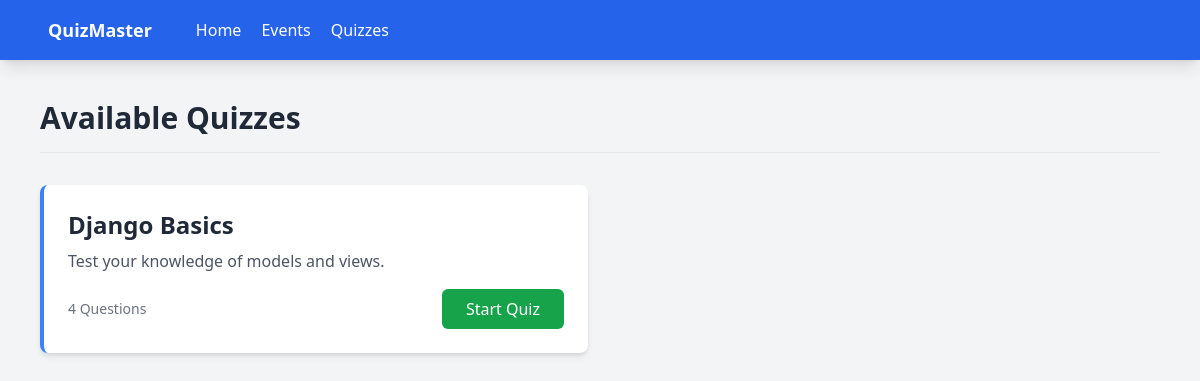
Screenshot of /quizzes/ with the database file from the repository.
### core/models.py (models this page shows, shortened)
class Quiz(models.Model):
    title = models.CharField(max_length=200)
    description = models.TextField()
    created_at = models.DateTimeField(auto_now_add=True)
    updated_at = models.DateTimeField(auto_now=True)

### core/views.py (the view)
# urls.py: path('quizzes/', views.quiz_list, name='quiz_list'),
def quiz_list(request):
    quizzes = Quiz.objects.all()
    return render(request, 'core/quiz_list.html', {'quizzes': quizzes})

### core/templates/core/quiz_list.html
{% extends 'core/base.html' %}
{% block content %}
<h2 class="text-3xl font-bold text-gray-800 mb-8 border-b pb-4">Available Quizzes</h2>
<div class="grid grid-cols-1 md:grid-cols-2 gap-6">
    {% for quiz in quizzes %}
    <div class="bg-white p-6 rounded-lg shadow-md border-l-4 border-blue-500">
        <h3 class="text-2xl font-bold text-gray-800 mb-2">{{ quiz.title }}</h3>
        <p class="text-gray-600 mb-4">{{ quiz.description }}</p>
        <div class="flex justify-between items-center">
            <span class="text-sm text-gray-500">{{ quiz.questions.count }} Questions</span>
            <a href="{% url 'quiz_attempt' quiz.id %}" class="bg-green-600 text-white px-6 py-2 rounded-md hover:bg-green-700 transition">
                Start Quiz
            </a>
        </div>
    </div>
    {% empty %}
    <p class="text-gray-500">No quizzes available right now.</p>
    {% endfor %}
</div>
{% endblock %}

### rows the page displays
Quiz: title "Django Basics", description "Test your knowledge of models and views.", questions.count "4"
